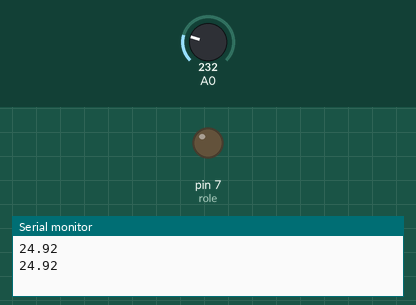
A sketch run on a simulated Arduino Uno, built with avr-gcc and run on an emulated ATmega328P. Shown: output pins drawn as LEDs (lit = HIGH), the last lines printed to the serial monitor. The inputs (shaded band) are chosen by the test bench; at power-on: A0 = 232.

Above: at 1.8 s.
1.9 s: A0 set to 246
At 4.2 s:
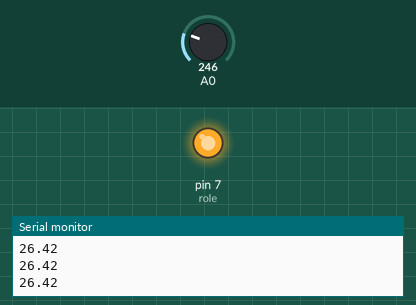
4.5 s: A0 set to 201
At 6.8 s:
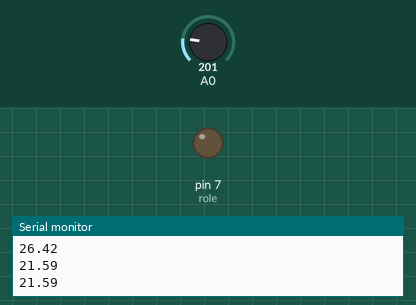
7.5 s: A0 set to 250
At 10.3 s:
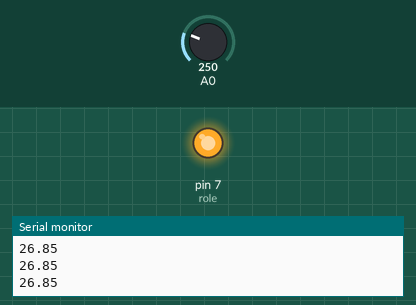
Timing chart, 0 to 11.8 s (numbered marks = the images above; inputs shaded):
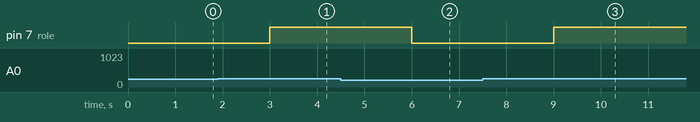

Measured:
- the behaviour switches between 232 and 233 on A0 (found by bisection; images 0 and 1)
- after the input at 1.9 s, pin 7 (role): LOW → HIGH after 1.1 s
- after the input at 4.5 s, pin 7 (role): HIGH → LOW after 1.5 s
- after the input at 7.5 s, pin 7 (role): LOW → HIGH after 1.5 s

The sketch:

sketch_oct28a.ino
```cpp
int role=7;
int lm35=A0;

void setup() {

  Serial.begin(9600);
  analogReference(INTERNAL);
  pinMode(role,OUTPUT);

}

void loop() {
  int okunanDeger = analogRead(A0);
  float derece = okunanDeger / 9.31;
  Serial.println(derece);
  delay(1000);

  if(derece >25)
    digitalWrite(role,HIGH);
    else
    digitalWrite(role,LOW);


}
```
